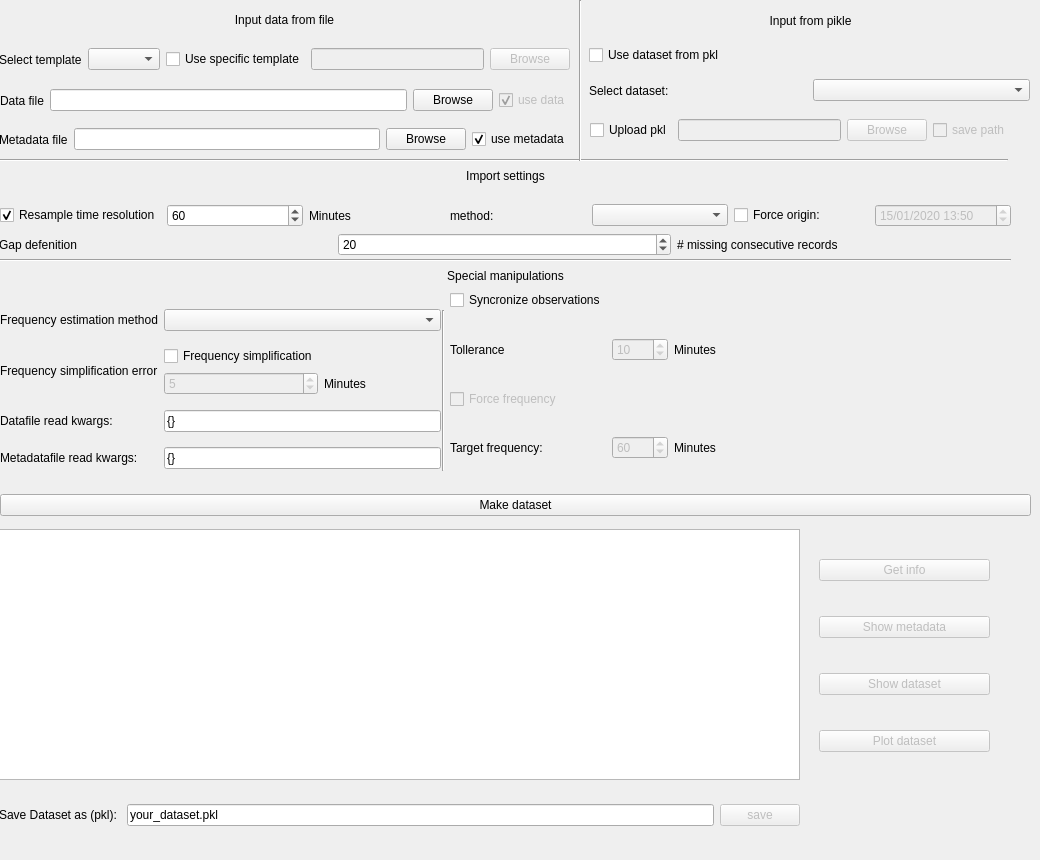
          <widget class="QWidget" name="tab_2">
           <attribute name="title">
            <string>Create Dataset</string>
           </attribute>
           <widget class="QWidget" name="horizontalLayoutWidget_14">
            <property name="geometry">
             <rect>
              <x>-1</x>
              <y>-1</y>
              <width>571</width>
              <height>41</height>
             </rect>
            </property>
            <layout class="QHBoxLayout" name="horizontalLayout_9">
             <item>
              <widget class="QLabel" name="label_37">
               <property name="text">
                <string>Input data from file</string>
               </property>
               <property name="alignment">
                <set>Qt::AlignCenter</set>
               </property>
              </widget>
             </item>
            </layout>
           </widget>
           <widget class="QWidget" name="horizontalLayoutWidget_15">
            <property name="geometry">
             <rect>
              <x>-1</x>
              <y>39</y>
              <width>571</width>
              <height>41</height>
             </rect>
            </property>
            <layout class="QHBoxLayout" name="horizontalLayout_17">
             <item>
              <widget class="QLabel" name="label_40">
               <property name="text">
                <string>Select template</string>
               </property>
              </widget>
             </item>
             <item>
              <widget class="QComboBox" name="select_temp">
               <property name="enabled">
                <bool>true</bool>
               </property>
              </widget>
             </item>
             <item>
              <widget class="QCheckBox" name="use_specific_temp">
               <property name="text">
                <string>Use specific template</string>
               </property>
              </widget>
             </item>
             <item>
              <widget class="QLineEdit" name="specific_temp_path">
               <property name="enabled">
                <bool>false</bool>
               </property>
              </widget>
             </item>
             <item>
              <widget class="QPushButton" name="Browse_specific_temp">
               <property name="enabled">
                <bool>false</bool>
               </property>
               <property name="text">
                <string>Browse</string>
               </property>
              </widget>
             </item>
            </layout>
           </widget>
           <widget class="QWidget" name="horizontalLayoutWidget_16">
            <property name="geometry">
             <rect>
              <x>0</x>
              <y>80</y>
              <width>571</width>
              <height>41</height>
             </rect>
            </property>
            <layout class="QHBoxLayout" name="horizontalLayout_18">
             <item>
              <widget class="QLabel" name="label_41">
               <property name="text">
                <string>Data file</string>
               </property>
              </widget>
             </item>
             <item>
              <widget class="QLineEdit" name="data_file_T_2"/>
             </item>
             <item>
              <widget class="QPushButton" name="Browse_data_B_2">
               <property name="text">
                <string>Browse</string>
               </property>
              </widget>
             </item>
             <item>
              <widget class="QCheckBox" name="checkBox_2">
               <property name="enabled">
                <bool>false</bool>
               </property>
               <property name="text">
                <string>use data</string>
               </property>
               <property name="checked">
                <bool>true</bool>
               </property>
              </widget>
             </item>
            </layout>
           </widget>
           <widget class="QWidget" name="horizontalLayoutWidget_17">
            <property name="geometry">
             <rect>
              <x>-1</x>
              <y>119</y>
              <width>571</width>
              <height>41</height>
             </rect>
            </property>
            <layout class="QHBoxLayout" name="horizontalLayout_19">
             <item>
              <widget class="QLabel" name="label_42">
               <property name="text">
                <string>Metadata file</string>
               </property>
              </widget>
             </item>
             <item>
              <widget class="QLineEdit" name="metadata_file_T_2"/>
             </item>
             <item>
              <widget class="QPushButton" name="Browse_metadata_B_2">
               <property name="text">
                <string>Browse</string>
               </property>
              </widget>
             </item>
             <item>
              <widget class="QCheckBox" name="use_metadata_2">
               <property name="text">
                <string>use metadata</string>
               </property>
               <property name="checked">
                <bool>true</bool>
               </property>
              </widget>
             </item>
            </layout>
           </widget>
           <widget class="Line" name="line">
            <property name="geometry">
             <rect>
              <x>-3</x>
              <y>150</y>
              <width>1011</width>
              <height>20</height>
             </rect>
            </property>
            <property name="orientation">
             <enum>Qt::Horizontal</enum>
            </property>
           </widget>
           <widget class="QWidget" name="horizontalLayoutWidget_18">
            <property name="geometry">
             <rect>
              <x>0</x>
              <y>160</y>
              <width>1011</width>
              <height>31</height>
             </rect>
            </property>
            <layout class="QHBoxLayout" name="horizontalLayout_20">
             <item>
              <widget class="QLabel" name="label_43">
               <property name="text">
                <string>Import settings</string>
               </property>
               <property name="alignment">
                <set>Qt::AlignCenter</set>
               </property>
              </widget>
             </item>
            </layout>
           </widget>
           <widget class="QWidget" name="horizontalLayoutWidget_19">
            <property name="geometry">
             <rect>
              <x>0</x>
              <y>200</y>
              <width>1011</width>
              <height>31</height>
             </rect>
            </property>
            <layout class="QHBoxLayout" name="horizontalLayout_21">
             <item>
              <widget class="QCheckBox" name="resample">
               <property name="text">
                <string>Resample time resolution</string>
               </property>
               <property name="checked">
                <bool>true</bool>
               </property>
              </widget>
             </item>
             <item>
              <widget class="QSpinBox" name="resample_spinbox">
               <property name="autoFillBackground">
                <bool>false</bool>
               </property>
               <property name="suffix">
                <string/>
               </property>
               <property name="minimum">
                <number>5</number>
               </property>
               <property name="maximum">
                <number>2000</number>
               </property>
               <property name="singleStep">
                <number>5</number>
               </property>
               <property name="value">
                <number>60</number>
               </property>
              </widget>
             </item>
             <item>
              <widget class="QLabel" name="label_44">
               <property name="text">
                <string>Minutes</string>
               </property>
              </widget>
             </item>
             <item>
              <widget class="QLabel" name="label_65">
               <property name="text">
                <string>method:</string>
               </property>
              </widget>
             </item>
             <item>
              <widget class="QComboBox" name="resample_method"/>
             </item>
             <item>
              <widget class="QCheckBox" name="use_origin">
               <property name="text">
                <string>Force origin:</string>
               </property>
              </widget>
             </item>
             <item>
              <widget class="QDateTimeEdit" name="origin_dt">
               <property name="enabled">
                <bool>false</bool>
               </property>
               <property name="dateTime">
                <datetime>
                 <hour>13</hour>
                 <minute>50</minute>
                 <second>0</second>
                 <year>2020</year>
                 <month>1</month>
                 <day>15</day>
                </datetime>
               </property>
               <property name="displayFormat">
                <string>dd/MM/yyyy HH:mm</string>
               </property>
              </widget>
             </item>
            </layout>
           </widget>
           <widget class="QWidget" name="horizontalLayoutWidget_20">
            <property name="geometry">
             <rect>
              <x>-1</x>
              <y>229</y>
              <width>1011</width>
              <height>31</height>
             </rect>
            </property>
            <layout class="QHBoxLayout" name="horizontalLayout_22">
             <item>
              <widget class="QLabel" name="label_56">
               <property name="text">
                <string>Gap defenition</string>
               </property>
              </widget>
             </item>
             <item>
              <widget class="QSpinBox" name="gap_def_spinner">
               <property name="autoFillBackground">
                <bool>false</bool>
               </property>
               <property name="suffix">
                <string/>
               </property>
               <property name="minimum">
                <number>2</number>
               </property>
               <property name="maximum">
                <number>2000</number>
               </property>
               <property name="singleStep">
                <number>1</number>
               </property>
               <property name="value">
                <number>20</number>
               </property>
              </widget>
             </item>
             <item>
              <widget class="QLabel" name="label_57">
               <property name="text">
                <string># missing consecutive records</string>
               </property>
              </widget>
             </item>
            </layout>
           </widget>
           <widget class="QWidget" name="verticalLayoutWidget_2">
            <property name="geometry">
             <rect>
              <x>0</x>
              <y>260</y>
              <width>1011</width>
              <height>31</height>
             </rect>
            </property>
            <layout class="QVBoxLayout" name="verticalLayout">
             <item>
              <widget class="QLabel" name="label_45">
               <property name="text">
                <string>Special manipulations</string>
               </property>
               <property name="alignment">
                <set>Qt::AlignCenter</set>
               </property>
              </widget>
             </item>
            </layout>
           </widget>
           <widget class="Line" name="line_2">
            <property name="geometry">
             <rect>
              <x>0</x>
              <y>250</y>
              <width>1011</width>
              <height>20</height>
             </rect>
            </property>
            <property name="orientation">
             <enum>Qt::Horizontal</enum>
            </property>
           </widget>
           <widget class="QWidget" name="gridLayoutWidget_4">
            <property name="geometry">
             <rect>
              <x>0</x>
              <y>300</y>
              <width>441</width>
              <height>181</height>
             </rect>
            </property>
            <layout class="QGridLayout" name="gridLayout_4">
             <item row="4" column="0">
              <widget class="QLabel" name="label_59">
               <property name="text">
                <string>Datafile read kwargs:</string>
               </property>
              </widget>
             </item>
             <item row="0" column="0">
              <widget class="QLabel" name="label_46">
               <property name="text">
                <string>Frequency estimation method</string>
               </property>
              </widget>
             </item>
             <item row="0" column="1">
              <widget class="QComboBox" name="freq_est_method">
               <property name="enabled">
                <bool>true</bool>
               </property>
              </widget>
             </item>
             <item row="3" column="0">
              <widget class="QLabel" name="label_47">
               <property name="text">
                <string>Frequency simplification error</string>
               </property>
              </widget>
             </item>
             <item row="4" column="1">
              <widget class="QLineEdit" name="data_kwargs">
               <property name="text">
                <string>{}</string>
               </property>
              </widget>
             </item>
             <item row="5" column="0">
              <widget class="QLabel" name="label_60">
               <property name="text">
                <string>Metadatafile read kwargs:</string>
               </property>
              </widget>
             </item>
             <item row="5" column="1">
              <widget class="QLineEdit" name="metadata_kwargs">
               <property name="text">
                <string>{}</string>
               </property>
              </widget>
             </item>
             <item row="3" column="1">
              <layout class="QGridLayout" name="gridLayout_5">
               <item row="0" column="0">
                <widget class="QCheckBox" name="freq_simpl">
                 <property name="text">
                  <string>Frequency simplification</string>
                 </property>
                </widget>
               </item>
               <item row="1" column="0">
                <widget class="QSpinBox" name="freq_simpl_spinner">
                 <property name="enabled">
                  <bool>false</bool>
                 </property>
                 <property name="autoFillBackground">
                  <bool>false</bool>
                 </property>
                 <property name="suffix">
                  <string/>
                 </property>
                 <property name="minimum">
                  <number>1</number>
                 </property>
                 <property name="maximum">
                  <number>120</number>
                 </property>
                 <property name="singleStep">
                  <number>1</number>
                 </property>
                 <property name="value">
                  <number>5</number>
                 </property>
                </widget>
               </item>
               <item row="1" column="1">
                <widget class="QLabel" name="label_48">
                 <property name="text">
                  <string>Minutes</string>
                 </property>
                </widget>
               </item>
              </layout>
             </item>
            </layout>
           </widget>
           <widget class="Line" name="line_3">
            <property name="geometry">
             <rect>
              <x>433</x>
              <y>310</y>
              <width>20</width>
              <height>161</height>
             </rect>
            </property>
            <property name="orientation">
             <enum>Qt::Vertical</enum>
            </property>
           </widget>
           <widget class="QWidget" name="gridLayoutWidget_6">
            <property name="geometry">
             <rect>
              <x>450</x>
              <y>290</y>
              <width>279</width>
              <height>191</height>
             </rect>
            </property>
            <layout class="QGridLayout" name="gridLayout_6">
             <item row="0" column="0">
              <widget class="QCheckBox" name="sync_obs">
               <property name="text">
                <string>Syncronize observations</string>
               </property>
               <property name="checked">
                <bool>false</bool>
               </property>
              </widget>
             </item>
             <item row="1" column="0">
              <widget class="QLabel" name="label_62">
               <property name="text">
                <string>Tollerance</string>
               </property>
              </widget>
             </item>
             <item row="2" column="0">
              <widget class="QCheckBox" name="sync_obs_force">
               <property name="enabled">
                <bool>false</bool>
               </property>
               <property name="text">
                <string>Force frequency</string>
               </property>
               <property name="checked">
                <bool>false</bool>
               </property>
              </widget>
             </item>
             <item row="3" column="0">
              <widget class="QLabel" name="label_63">
               <property name="text">
                <string>Target frequency:</string>
               </property>
              </widget>
             </item>
             <item row="3" column="1">
              <layout class="QHBoxLayout" name="horizontalLayout_23">
               <item>
                <widget class="QSpinBox" name="sync_obs_force_spinner">
                 <property name="enabled">
                  <bool>false</bool>
                 </property>
                 <property name="autoFillBackground">
                  <bool>false</bool>
                 </property>
                 <property name="suffix">
                  <string/>
                 </property>
                 <property name="minimum">
                  <number>1</number>
                 </property>
                 <property name="maximum">
                  <number>2000</number>
                 </property>
                 <property name="singleStep">
                  <number>10</number>
                 </property>
                 <property name="value">
                  <number>60</number>
                 </property>
                </widget>
               </item>
               <item>
                <widget class="QLabel" name="label_81">
                 <property name="text">
                  <string>Minutes</string>
                 </property>
                </widget>
               </item>
              </layout>
             </item>
             <item row="1" column="1">
              <layout class="QHBoxLayout" name="horizontalLayout_24">
               <item>
                <widget class="QSpinBox" name="sync_obs_tol_spinner">
                 <property name="enabled">
                  <bool>false</bool>
                 </property>
                 <property name="autoFillBackground">
                  <bool>false</bool>
                 </property>
                 <property name="suffix">
                  <string/>
                 </property>
                 <property name="minimum">
                  <number>1</number>
                 </property>
                 <property name="maximum">
                  <number>2000</number>
                 </property>
                 <property name="singleStep">
                  <number>1</number>
                 </property>
                 <property name="value">
                  <number>10</number>
                 </property>
                </widget>
               </item>
               <item>
                <widget class="QLabel" name="label_61">
                 <property name="text">
                  <string>Minutes</string>
                 </property>
                </widget>
               </item>
              </layout>
             </item>
            </layout>
           </widget>
           <widget class="Line" name="line_4">
            <property name="geometry">
             <rect>
              <x>570</x>
              <y>0</y>
              <width>20</width>
              <height>161</height>
             </rect>
            </property>
            <property name="orientation">
             <enum>Qt::Vertical</enum>
            </property>
           </widget>
           <widget class="QWidget" name="horizontalLayoutWidget_24">
            <property name="geometry">
             <rect>
              <x>590</x>
              <y>0</y>
              <width>441</width>
              <height>41</height>
             </rect>
            </property>
            <layout class="QHBoxLayout" name="horizontalLayout_26">
             <item>
              <widget class="QLabel" name="label_58">
               <property name="text">
                <string>Input from pikle</string>
               </property>
               <property name="alignment">
                <set>Qt::AlignCenter</set>
               </property>
              </widget>
             </item>
            </layout>
           </widget>
           <widget class="QWidget" name="horizontalLayoutWidget_23">
            <property name="geometry">
             <rect>
              <x>589</x>
              <y>40</y>
              <width>441</width>
              <height>31</height>
             </rect>
            </property>
            <layout class="QHBoxLayout" name="horizontalLayout_25">
             <item>
              <widget class="QCheckBox" name="use_pkl">
               <property name="text">
                <string>Use dataset from pkl</string>
               </property>
               <property name="checked">
                <bool>false</bool>
               </property>
              </widget>
             </item>
            </layout>
           </widget>
           <widget class="QWidget" name="horizontalLayoutWidget_25">
            <property name="geometry">
             <rect>
              <x>589</x>
              <y>70</y>
              <width>441</width>
              <height>41</height>
             </rect>
            </property>
            <layout class="QHBoxLayout" name="horizontalLayout_27">
             <item>
              <widget class="QLabel" name="label_114">
               <property name="text">
                <string>Select dataset:</string>
               </property>
              </widget>
             </item>
             <item>
              <widget class="QComboBox" name="pkl_selector"/>
             </item>
            </layout>
           </widget>
           <widget class="QWidget" name="horizontalLayoutWidget_26">
            <property name="geometry">
             <rect>
              <x>0</x>
              <y>490</y>
              <width>1031</width>
              <height>31</height>
             </rect>
            </property>
            <layout class="QHBoxLayout" name="horizontalLayout_28">
             <item>
              <widget class="QPushButton" name="make_dataset">
               <property name="text">
                <string>Make dataset</string>
               </property>
              </widget>
             </item>
            </layout>
           </widget>
           <widget class="QWidget" name="horizontalLayoutWidget_27">
            <property name="geometry">
             <rect>
              <x>-1</x>
              <y>529</y>
              <width>801</width>
              <height>251</height>
             </rect>
            </property>
            <layout class="QHBoxLayout" name="horizontalLayout_29">
             <item>
              <widget class="QPlainTextEdit" name="prompt"/>
             </item>
            </layout>
           </widget>
           <widget class="QWidget" name="verticalLayoutWidget_3">
            <property name="geometry">
             <rect>
              <x>819</x>
              <y>530</y>
              <width>171</width>
              <height>251</height>
             </rect>
            </property>
            <layout class="QVBoxLayout" name="verticalLayout_2">
             <item>
              <widget class="QPushButton" name="get_info">
               <property name="enabled">
                <bool>false</bool>
               </property>
               <property name="text">
                <string>Get info</string>
               </property>
              </widget>
             </item>
             <item>
              <widget class="QPushButton" name="show_metadata">
               <property name="enabled">
                <bool>false</bool>
               </property>
               <property name="text">
                <string>Show metadata</string>
               </property>
              </widget>
             </item>
             <item>
              <widget class="QPushButton" name="show_dataset">
               <property name="enabled">
                <bool>false</bool>
               </property>
               <property name="text">
                <string>Show dataset</string>
               </property>
              </widget>
             </item>
             <item>
              <widget class="QPushButton" name="plot_dataset">
               <property name="enabled">
                <bool>false</bool>
               </property>
               <property name="text">
                <string>Plot dataset</string>
               </property>
              </widget>
             </item>
            </layout>
           </widget>
           <widget class="QWidget" name="horizontalLayoutWidget_28">
            <property name="geometry">
             <rect>
              <x>-1</x>
              <y>779</y>
              <width>801</width>
              <height>72</height>
             </rect>
            </property>
            <layout class="QHBoxLayout" name="horizontalLayout_30">
             <item>
              <widget class="QLabel" name="label_64">
               <property name="text">
                <string>Save Dataset as (pkl): </string>
               </property>
              </widget>
             </item>
             <item>
              <widget class="QLineEdit" name="pkl_save_filename">
               <property name="text">
                <string>your_dataset.pkl</string>
               </property>
              </widget>
             </item>
             <item>
              <widget class="QPushButton" name="save_pkl_B">
               <property name="enabled">
                <bool>false</bool>
               </property>
               <property name="text">
                <string>save</string>
               </property>
              </widget>
             </item>
            </layout>
           </widget>
           <widget class="QWidget" name="horizontalLayoutWidget_47">
            <property name="geometry">
             <rect>
              <x>590</x>
              <y>110</y>
              <width>421</width>
              <height>41</height>
             </rect>
            </property>
            <layout class="QHBoxLayout" name="horizontalLayout_51">
             <item>
              <widget class="QCheckBox" name="upload_ext_checkbox">
               <property name="text">
                <string>Upload pkl</string>
               </property>
              </widget>
             </item>
             <item>
              <widget class="QLineEdit" name="pkl_path">
               <property name="enabled">
                <bool>false</bool>
               </property>
              </widget>
             </item>
             <item>
              <widget class="QPushButton" name="pkl_browser">
               <property name="enabled">
                <bool>false</bool>
               </property>
               <property name="text">
                <string>Browse</string>
               </property>
              </widget>
             </item>
             <item>
              <widget class="QCheckBox" name="pkl_path_save">
               <property name="enabled">
                <bool>false</bool>
               </property>
               <property name="text">
                <string>save path</string>
               </property>
              </widget>
             </item>
            </layout>
           </widget>
          </widget>
